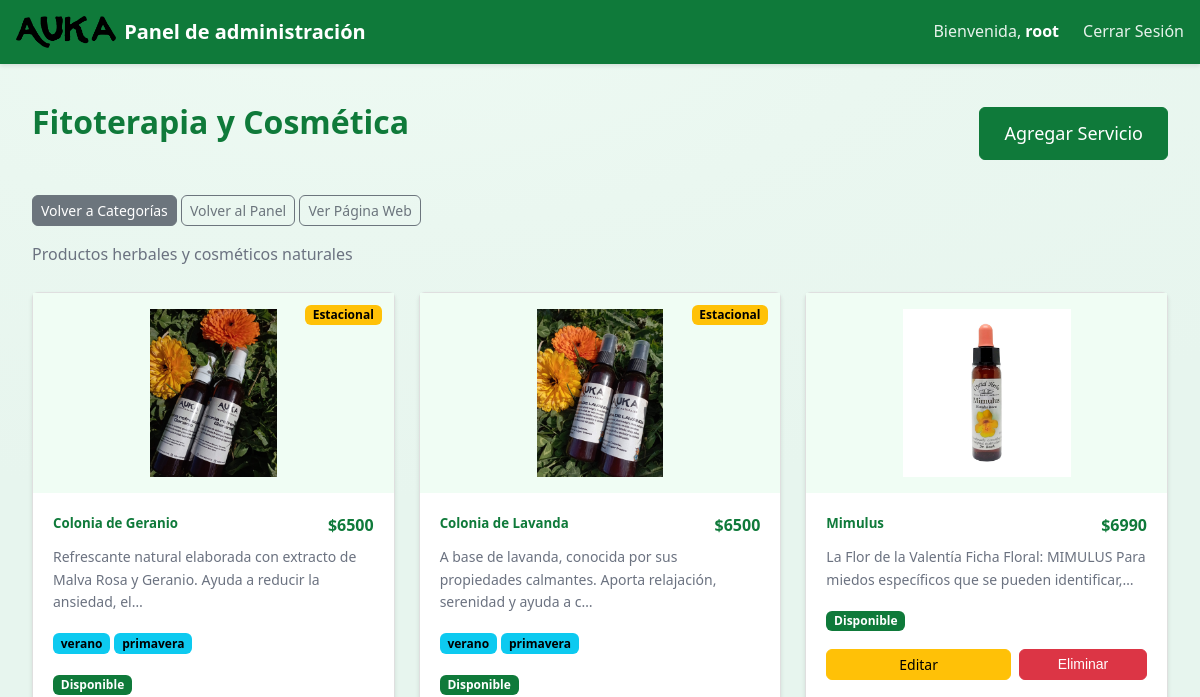
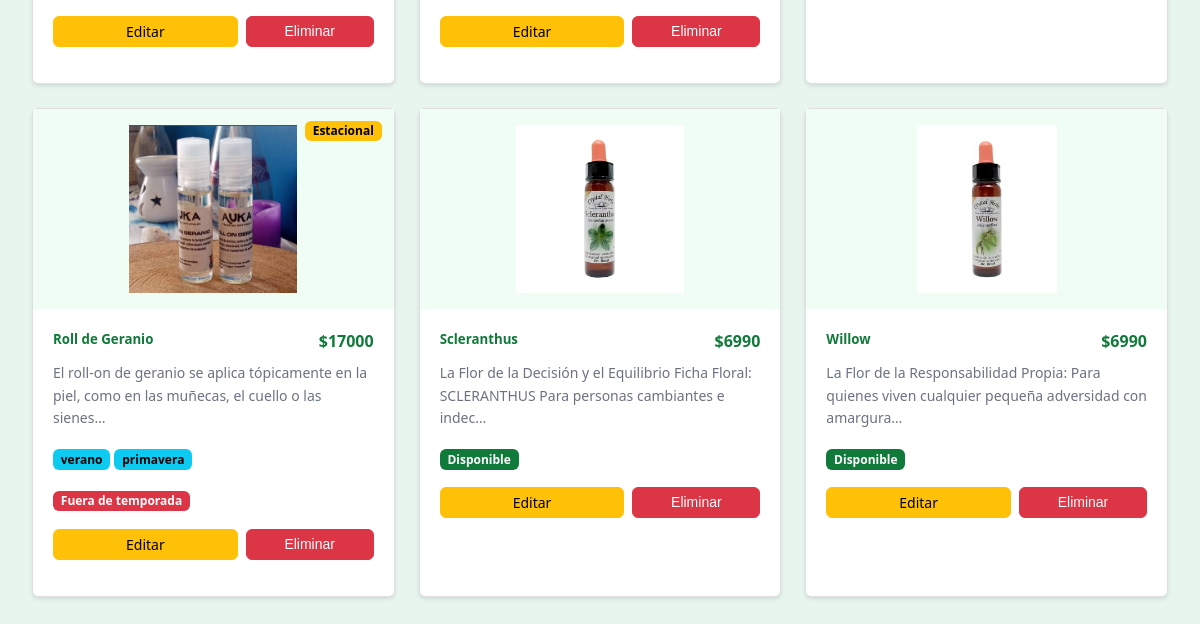
Page /panel/catalogo/fitoterapia/ (signed in) on the earlier database version (2 pictures, top to bottom).
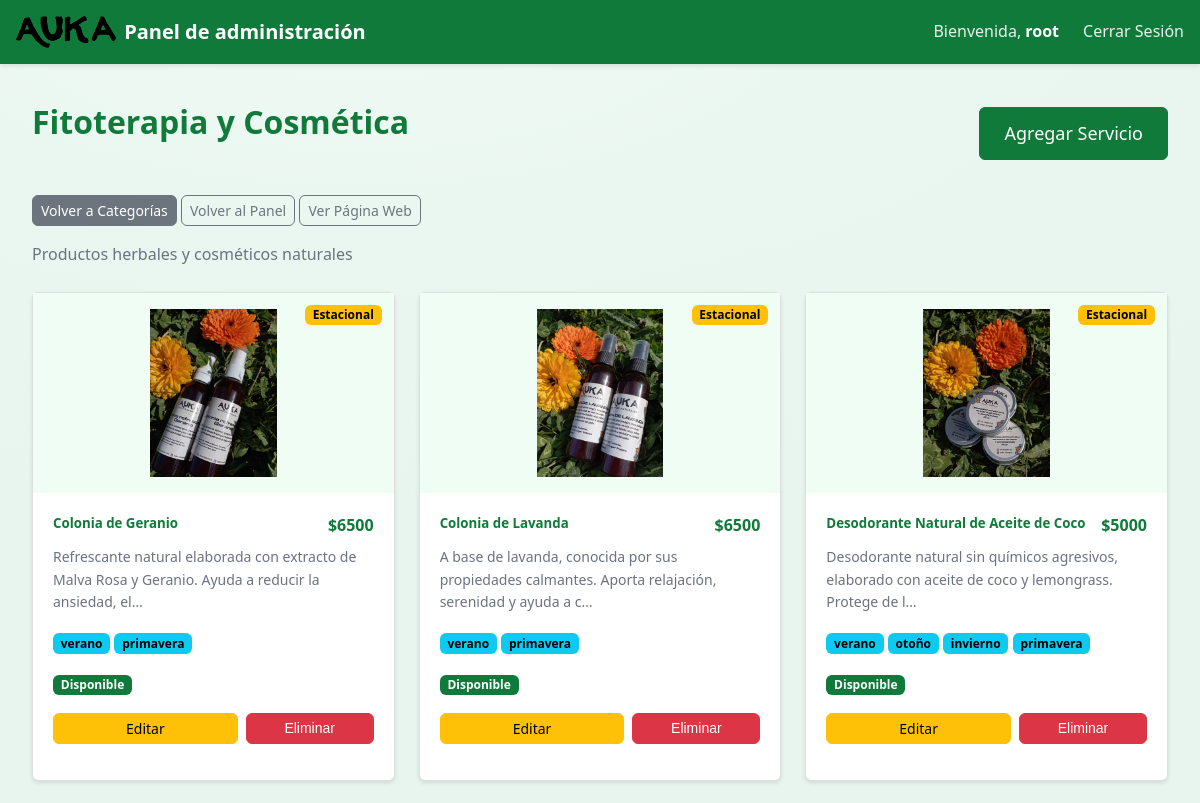
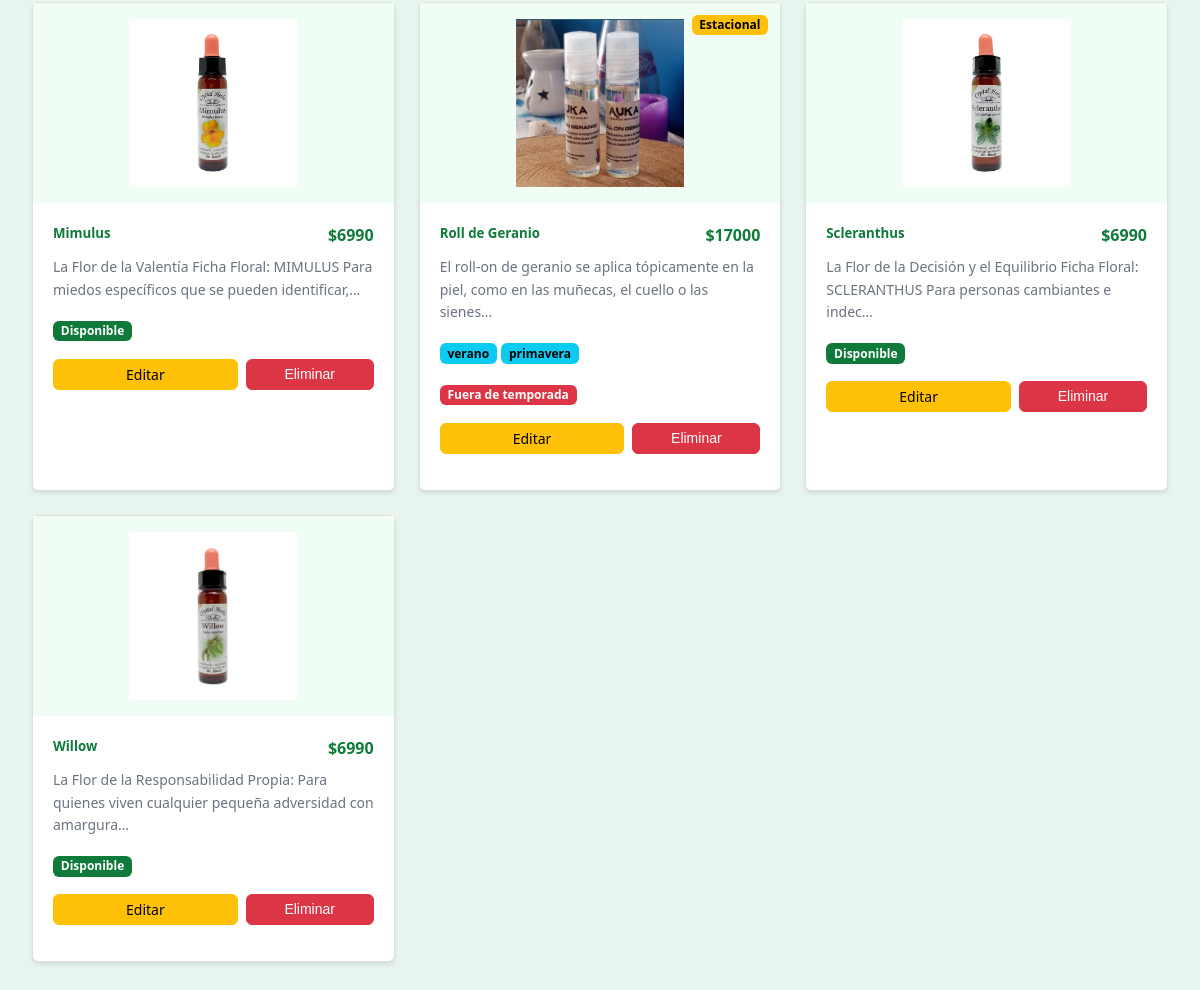
Same page on the later database version (2 pictures, top to bottom).
### panel/models.py (models this page shows, shortened)
class Producto(models.Model):
    TEMPORADAS = [
        ("verano", "Verano"),
        ("otoño", "Otoño"),
        ("invierno", "Invierno"),
        ("primavera", "Primavera"),
    ]
    usuario = models.ForeignKey(User, on_delete=models.CASCADE)
    nombre = models.CharField(max_length=100)
    precio = models.IntegerField()  # Cambiado de DecimalField a IntegerField
    descripcion = models.TextField()
    imagen = models.ImageField(upload_to='productos/')
    activo = models.BooleanField(default=True)
    temporadas = MultiSelectField(choices=TEMPORADAS, blank=True)

### panel/views.py (the view)
# urls.py: path('catalogo/<str:categoria_id>/', views.categoria_servicios, name='categoria_servicios'),  # ← ESTA VA AL FINAL
@login_required
def categoria_servicios(request, categoria_id):
    productos_base = Producto.objects.filter(usuario=request.user)
    categorias_map = {
        'flores-bach': {
            'id': 'flores-bach',
            'nombre': 'Flores de Bach',
            'descripcion': 'Esencias florales para equilibrar emociones',
            'productos': productos_base.filter(
                Q(nombre__icontains='bach') |
                Q(descripcion__icontains='flor') |
                Q(nombre__icontains='flor')
            ).order_by("nombre")
        },
        'masajes': {
            'id': 'masajes',
            'nombre': 'Masajes',
            'descripcion': 'Sesiones de masaje terapéutico',
            'productos': productos_base.filter(
                Q(nombre__icontains='masaje') |
                Q(descripcion__icontains='masaje')
            ).order_by("nombre")
        },
        'reiki': {
            'id': 'reiki',
            'nombre': 'Reiki',
            'descripcion': 'Sanación energética',
            'productos': productos_base.filter(
                Q(nombre__icontains='reiki') |
                Q(descripcion__icontains='reiki')
            ).order_by("nombre")
        },
        'fitoterapia': {
            'id': 'fitoterapia',
            'nombre': 'Fitoterapia y Cosmética',
            'descripcion': 'Productos herbales y cosméticos naturales',
            'productos': productos_base.exclude(
                Q(nombre__icontains='bach') |
                Q(nombre__icontains='masaje') |
                Q(nombre__icontains='reiki') |
                Q(descripcion__icontains='bach') |
                Q(descripcion__icontains='masaje') |
                Q(descripcion__icontains='reiki')
            ).order_by("nombre")
        }
    }
    if categoria_id not in categorias_map:
        return redirect('mi_panel')
    categoria = categorias_map[categoria_id]
    categoria['productos'] = list(categoria['productos'])
    return render(request, 'catalogo/categoria_servicios.html', {'categoria': categoria})

### panel/context_processors.py (called while the page is built)
def puntos_venta_context(request):
    try:
        puntos_venta = PuntoVenta.objects.filter(activo=True)
        try:
            puntos_venta = puntos_venta.filter(tipo='fijo')
        except (FieldError, AttributeError):
            pass
        puntos_venta = puntos_venta.order_by('nombre')
        return {
            'puntos_venta': puntos_venta
        }
    except Exception as e:
        return {
            'puntos_venta': []
        }

### panel/templates/catalogo/categoria_servicios.html (shortened to what this page needs)
{% extends 'base_panel.html' %}
{% load static %}
{% block content %}
<div class="container">
    <div class="d-flex justify-content-between align-items-center mb-4">
        <h1>{{ categoria.nombre }}</h1>
        <a href="{% url 'agregar_producto' %}?categoria={{ categoria.id }}" class="btn btn-primary btn-lg">
            Agregar Servicio
        </a>
    </div>
    <div class="mb-3">
        <a href="{% url 'mi_panel' %}" class="btn btn-secondary btn-sm">Volver a Categorías</a>
        <a href="{% url 'inicio_admin' %}" class="btn btn-outline-secondary btn-sm">Volver al Panel</a>
        <a href="/" class="btn btn-outline-secondary btn-sm" target="_blank">Ver Página Web</a>
    </div>
    <div class="mb-4">
        <p class="text-muted">{{ categoria.descripcion }}</p>
    </div>
    {% if categoria.productos %}
        <div class="row">
            {% for producto in categoria.productos %}
            <div class="col-md-4 mb-4">
                <div class="card h-100">
                    {% if producto.imagen %}
                    <div class="product-image-container">
                        <img src="{{ producto.imagen.url }}" alt="{{ producto.nombre }}">
                        {% if producto.temporadas %}
                        <span class="badge bg-warning badge-positioned">Estacional</span>
                        {% endif %}
                    </div>
                    {% endif %}
                    <div class="card-body">
                        <div class="d-flex justify-content-between align-items-start mb-2">
                            <h5 class="card-title mb-0">{{ producto.nombre }}</h5>
                            <span class="text-success fw-bold">${{ producto.precio }}</span>
                        </div>
                        <p class="card-text small mb-3">
                            {{ producto.descripcion|truncatechars:100 }}
                        </p>
                        {% if producto.temporadas %}
                        <div class="mb-3">
                            {% for t in producto.temporadas %}
                            <span class="badge bg-info">{{ t }}</span>
                            {% endfor %}
                        </div>
                        {% endif %}
                        <div class="mb-2">
                            <span class="badge {% if producto.activo %}bg-success{% else %}bg-danger{% endif %}">
                                {% if producto.activo %}Disponible{% else %}Fuera de temporada{% endif %}
                            </span>
                        </div>
                        <div class="d-flex gap-2 mt-3">
                            <a href="{% url 'editar_producto' producto.id %}?categoria={{ categoria.id }}" class="btn btn-warning btn-sm flex-fill">
                                Editar
                            </a>
                            <form method="post" action="{% url 'eliminar_producto' producto.id %}?categoria={{ categoria.id }}"
                                  onsubmit="return confirm('¿Seguro que quieres eliminar este servicio?');"
                                  class="form-inline">
                                <button type="submit" class="btn btn-danger btn-sm w-100">
                                    Eliminar
                                </button>
                            </form>
                        </div>
                    </div>
                </div>
            </div>
            {% endfor %}
        </div>
    {% endif %}
</div>
{% endblock %}

Differences in the rows shown:
added Producto: imagen (picture), shows "Estacional", nombre "Desodorante Natural de Aceite de Coco", precio "5000", descripcion "Desodorante natural sin químicos agresivos, elaborado con aceite de coco y lemongrass. Protege de l…", temporadas "verano" "otoño" "invierno" "primavera", activo "Disponible"
changed Producto "Willow": imagen: a different picture
